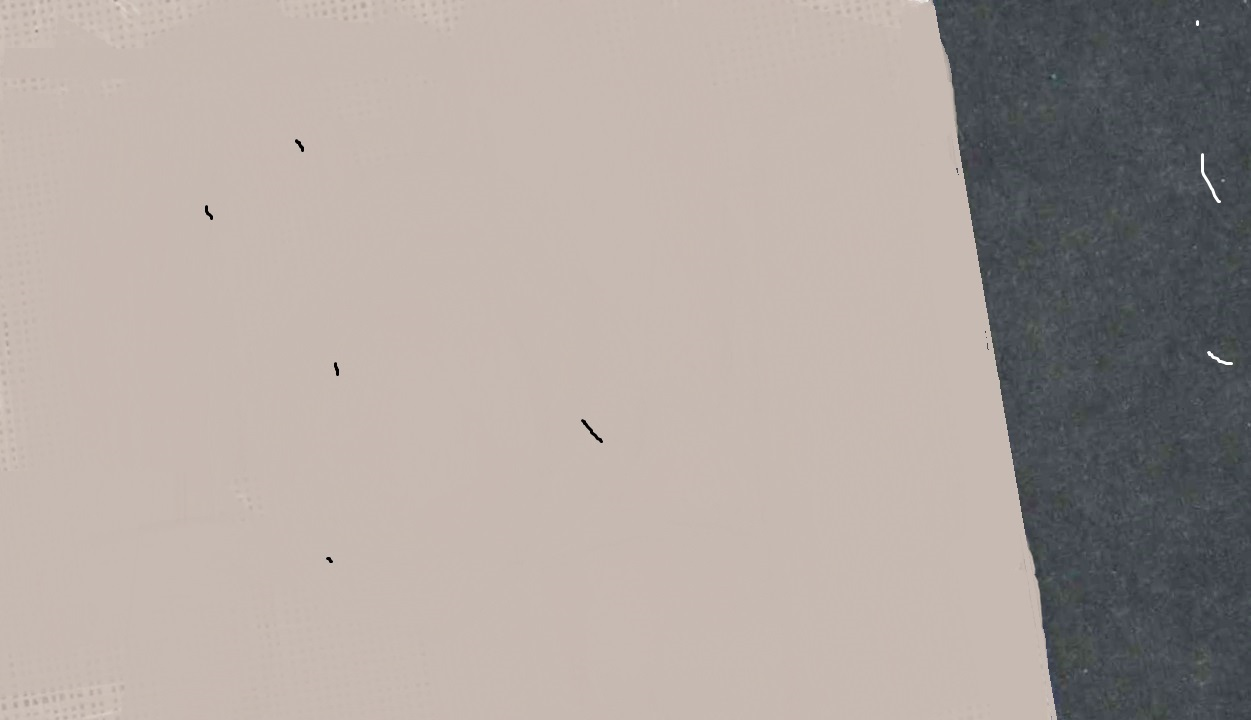
#> input picture Module-07/input.jpg, 1251 x 720 px
$ python solution.py
#> lines starting #> are read from the running program, lines starting #| are printed output that depends on the picture; after the words box and inside, x2 and y2 are one past the last pixel; in counts of white or black regions, pixels touching at a corner belong together
import cv2
import matplotlib.pyplot as plt

# Step 1: Read the image
image_path = 'input.jpg'  # Replace with the path to your image
image = cv2.imread(image_path)
#> image is the input picture: shape (720, 1251, 3); mean B, G, R 157.9, 163.1, 172.5

# Step 2: Convert the image to grayscale
gray_image = cv2.cvtColor(image, cv2.COLOR_BGR2GRAY)

# Step 3: Apply Gaussian Blur to reduce noise
blurred_image = cv2.GaussianBlur(gray_image, (5, 5), 1.4)

# Step 4: Perform Canny Edge Detection
# Parameters: lower_threshold and upper_threshold
edges = cv2.Canny(blurred_image, threshold1=50, threshold2=150)
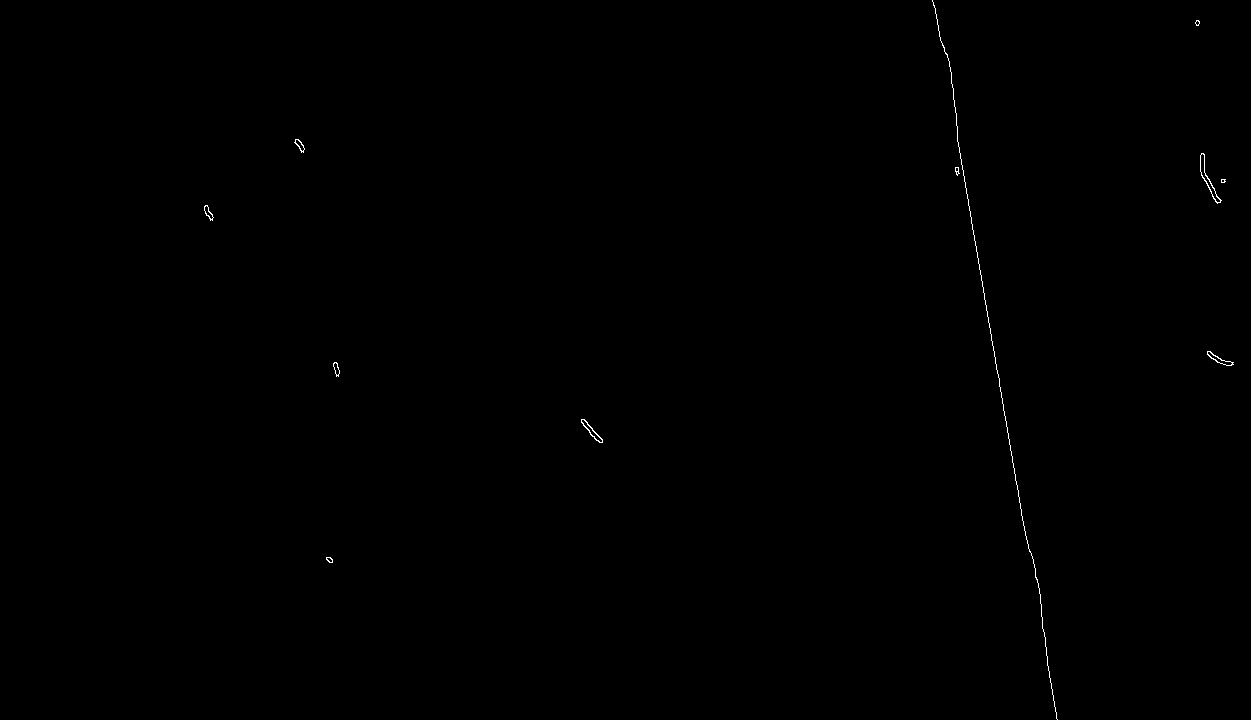
#> edges: shape (720, 1251); 0.14% white in thin lines or dots, all inside (x1, y1, x2, y2) = (204, 0, 1234, 720)

cv2.imshow('Canny Edge Detection', edges)
cv2.imwrite('output.jpg', edges)
cv2.waitKey(0)
